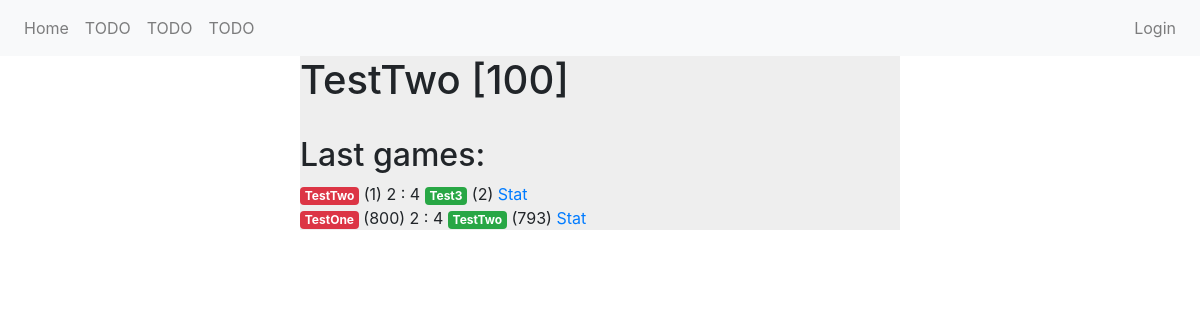
Before: /core/player/2 with the older database file.
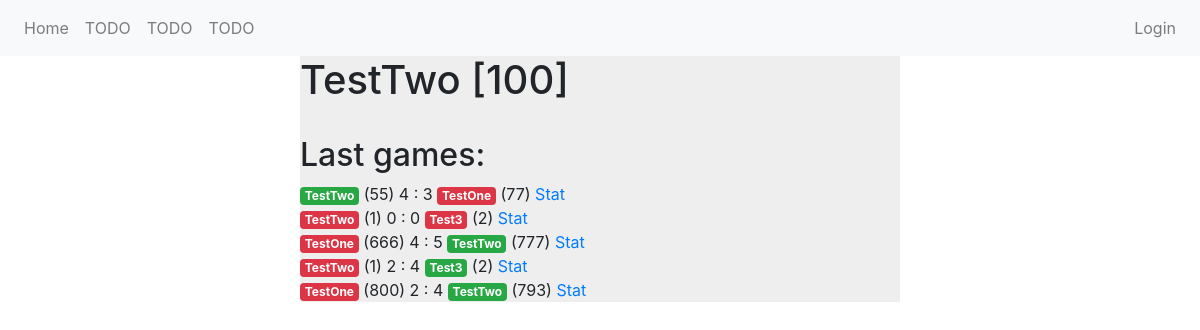
After: the same page with the newer database file.
### core/models.py (models this page shows, shortened)
class Player(models.Model):
    name = models.CharField(max_length=30)
    elo = models.IntegerField()
    userID = models.ForeignKey(User, on_delete=models.SET_NULL, null=True)

class Game(models.Model):
    player1  = models.ForeignKey(Player, on_delete=models.PROTECT, related_name="player_one")
    player2  = models.ForeignKey(Player, on_delete=models.PROTECT, related_name="player_two")
    score1   = models.IntegerField(default=0)
    score2   = models.IntegerField(default=0)
    elo1     = models.IntegerField()
    elo2     = models.IntegerField()
    change   = models.IntegerField(default=0)
    date     = models.DateTimeField(auto_now_add=True)
    verified = models.BooleanField(default=False)
    def p1win(self):
        if self.score1 > self.score2:
            return "success"
        else:
            return "danger"
    def p2win(self):
        if self.score2 > self.score1:
            return "success"
        else:
            return "danger"

### core/views.py (the view)
# urls.py: path('player/<int:player_id>', views.player_data, name="player"),
def player_data(request, player_id):
    try:
        this_player = Player.objects.get(pk=player_id)
    except ObjectDoesNotExist:
        return HttpResponseForbidden(core.errors.THERE_IS_NO_PLAYER)
    query = Q(player1=this_player.pk)
    query.add(Q(player2=this_player.pk), Q.OR)
    last_games = Game.objects.filter(query).order_by("-date")[:5]
    template = loader.get_template("core/player.html")
    context = {
        'name': this_player.name,
        'elo': this_player.elo,
        'last_games': last_games,
        'user_id': this_player.pk
    }
    return HttpResponse(template.render(context, request))

### templates/core/player.html (shortened to what this page needs)
{% extends "core/base.html" %}
{% block main %}
    <h1>{{ name }}
        [{{ elo }}]
    </h1> <br>
    {% if last_games %}
        <h2>Last games:</h2>
    {% endif %}
    {% for x in last_games %}
        {% include "small/game_small.html" with game=x only %}
    {% endfor %}
{% endblock %}

### templates/core/base.html (shortened to what this page needs)
<!DOCTYPE html>
<html lang="en">
<head>
        <link rel="stylesheet" href="https://stackpath.bootstrapcdn.com/bootstrap/4.1.3/css/bootstrap.min.css">
</head>
<header>
    <nav class="navbar navbar-expand-lg navbar-light bg-light">
        <div class="collapse navbar-collapse" id="navbarNavAltMarkup">
            <div class="navbar-nav">
                <a class="nav-item nav-link align-left" href="/core">Home</a>
                <a class="nav-item nav-link" href="/A">TODO</a>
                <a class="nav-item nav-link" href="/B">TODO</a>
                <a class="nav-item nav-link" href="/C">TODO</a>
            </div>
        </div>
        <div class="navbar-right">
            <div class="navbar-nav">
                {% if user.is_authenticated %}
                    <a class="nav-item nav-link" href="/core/player/{{ user.pk }}">Profile</a>
                    <a class="nav-item nav-link" href="/accounts/logout">Logout</a>
                {% else %}
                    <a class="nav-item nav-link" href="/accounts/login">Login</a>
                {% endif %}
            </div>
        </div>
    </nav>
</header>
<body>
<div class="d-flex justify-content-center">
    <div class="w-50" style="background-color: #eee;">
        {% block main %}
        {% endblock %}
    </div>
</div>
</body>
</html>

### templates/small/game_small.html
{% if game %}
    <div>
        {% include "small/player_small.html" with id=game.player1.pk name=game.player1.name elo=game.elo1 color=game.p1win only %}
        {{ game.score1 }} : {{ game.score2 }}
        {% include "small/player_small.html" with id=game.player2.pk name=game.player2.name elo=game.elo2 color=game.p2win only %}
        <a href="/core/game/{{ game.pk }}">Stat</a>
    </div>
{% else %}
    No such game
{% endif %}

### templates/small/player_small.html
<a href="/core/player/{{ id }}" {% if color %} class="badge badge-{{ color }}" {% endif %}>{{ name }}</a>
{% if elo %}
    ({{ elo }})
{% endif %}

Changed rows visible on the page:
added Game: {{ name }} "TestTwo", elo1 "55 77", score1 "4", score2 "3", {{ name }} "TestOne"
added Game: {{ name }} "TestTwo", elo1 "1 2", score1 "0", score2 "0", {{ name }} "Test3"
added Game: {{ name }} "TestOne", elo1 "666 777", score1 "4", score2 "5", {{ name }} "TestTwo"
